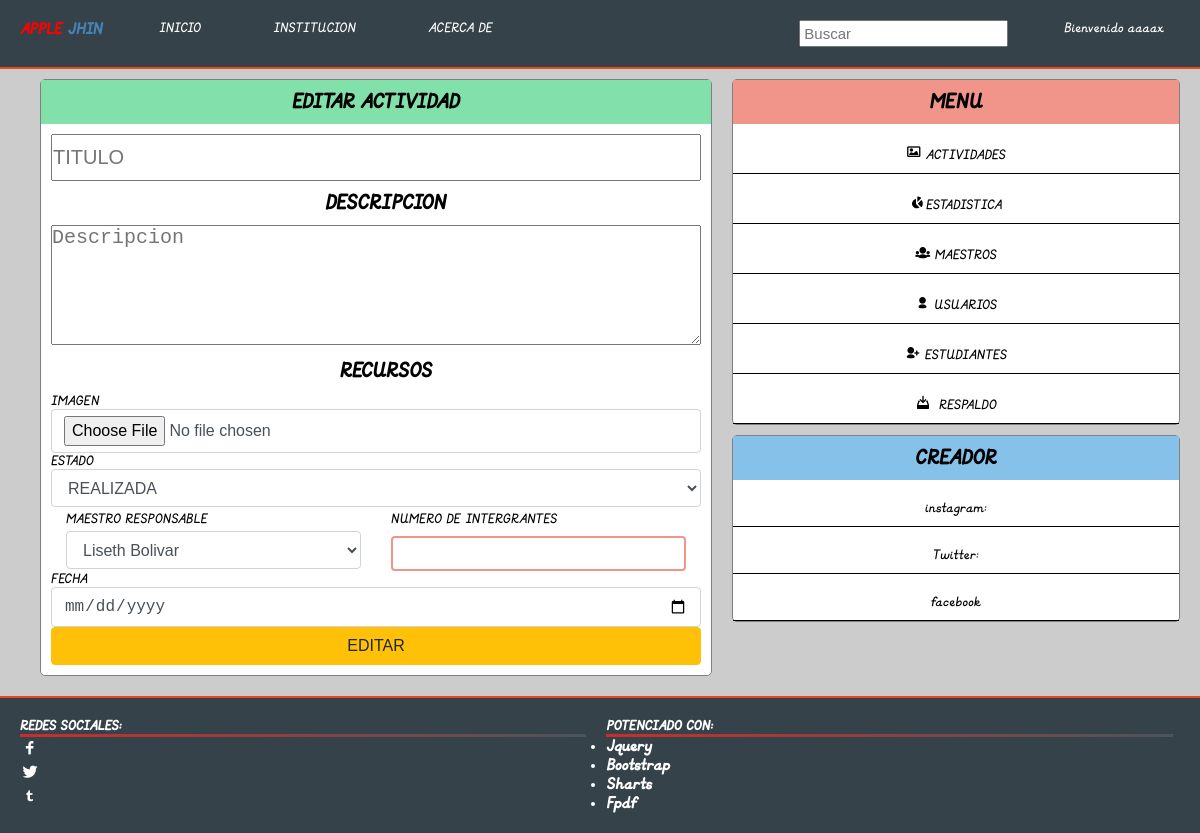
/perfil/editar_actividad.php?id=25342515 (signed in), run on an earlier commit of the app's database.
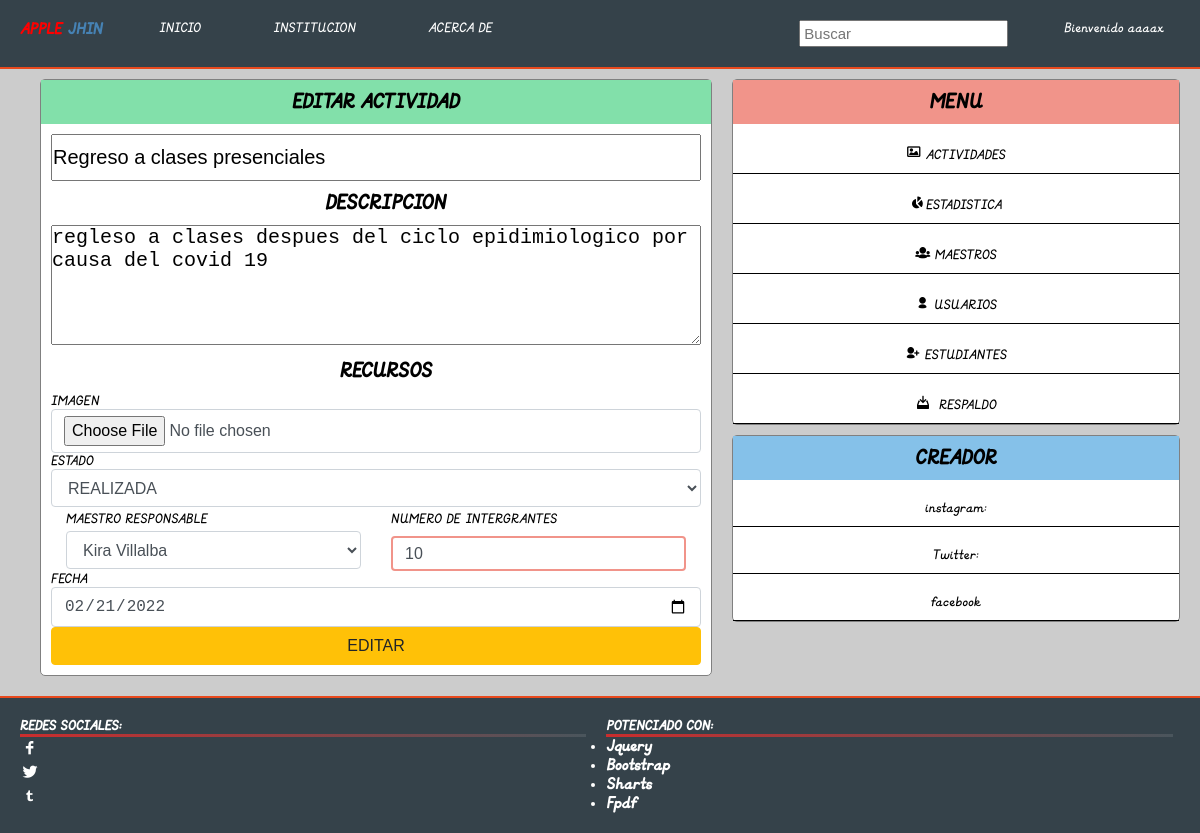
And on a later commit of the database.
### tables this page shows
CREATE TABLE `actividad` (
  `id_actividad` int(11) NOT NULL AUTO_INCREMENT,
  `nombre` varchar(62) NOT NULL,
  `tipo` varchar(59) NOT NULL,
  `descripcion` text NOT NULL,
  `fecha` varchar(56) NOT NULL,
  `imagen` varchar(300) NOT NULL,
  `idenm` int(250) NOT NULL,
  `maestro_r` varchar(250) NOT NULL,
  `num_integ` int(50) NOT NULL,
  PRIMARY KEY (`id_actividad`)
);

### php/maestros/conexion.php (called while the page is built, shortened)
<?php
	class conexions
	{
		private $host;
		private $user;
		private $password;
		private $database;
		function __construct(){
			$this->host 	= "localhost";
			$this->user 	= "root";
			$this->password = "";
			$this->database = "sanjose";
		}
		public function conectar(){
			$conexion = mysqli_connect($this->host, $this->user, $this->password, $this->database);
			return $conexion;
		}
	}
 ?>

### php/maestros/maestro.php (called while the page is built, shortened)
<?php
	include "conexion.php";
	class maestro
	{
		private $link;
		function __construct()
		{
			$this->conn  = new conexions();
			$this->link  = $this->conn->conectar();
		}
		public function getMaestro()
		{
			$query  = "SELECT * FROM maestro";
			$result = mysqli_query($this->link, $query);
			$data   = array();
			while ($data[] = mysqli_fetch_assoc($result));
			rsort($data);
			array_pop($data);
			return $data;
		}
	}
?>

### php/actividades/conexion.php (called while the page is built, shortened)
<?php
	class conexion
	{
		private $host;
		private $user;
		private $password;
		private $database;
		function __construct(){
			$this->host 	= "localhost";
			$this->user 	= "root";
			$this->password = "";
			$this->database = "sanjose";
		}
		public function conectar(){
			$conexion = mysqli_connect($this->host, $this->user, $this->password, $this->database);
			return $conexion;
		}
	}
 ?>

### php/actividades/actividad.php (called while the page is built, shortened)
<?php
	require "conexion.php";
	class actividad
	{
		public $link;
		function __construct()
		{
			$this->conn  = new conexion();
			$this->link  = $this->conn->conectar();
		}
				public function getActividadById($id=NULL)
		{
			if (!empty($id))
			{
				$query  = "SELECT * FROM actividad WHERE idenm =" .$id;
				$result = mysqli_query($this->link, $query);
				$data   = array();
  				while ($data[] = mysqli_fetch_assoc($result));
  				array_pop($data);
				return $data;
			}
			else{
				return false;
			}
		}
		}
?>

### perfil/editar_actividad.php (the view, shortened to what the changed rows need)
	<?php
			include "../php/maestros/maestro.php";
			$maestro = new maestro;
			$maestro = $maestro->getMaestro();
		include "../php/actividades/actividad.php";
		$actividad = new actividad();
		$id = isset($_GET['id'])?$_GET['id']:NULL;
		$actividades = $actividad->getActividadById($id);
		$nombre 	   = '';
		$descripcion   = '';
		$fecha         = '';
		$imagen        = '';
		$integrant     = '';
		if ($actividades) {
			$nombre      = $actividades[0]['nombre'];
			$descripcion = $actividades[0]['descripcion'];
			$fecha       = $actividades[0]['fecha'];
			$imagen      = $actividades[0]['imagen'];
			$integrant   = $actividades[0]['num_integ'];
		}
?>
	<!DOCTYPE html>
	<html>
	<head>
		<link rel="stylesheet" type="text/css" href="../css/estilos.css">
		<link rel="stylesheet" type="text/css" href="../css/bootstrap.css">
	</head>
	<body style="background-color: rgba(0,0,0,0.2);">
		<?php include "../php/acceso2.php"; ?>
		<main class="container" style="display: flex; background-color: rgba(0,0,0,0);">
			<div class="wall-x" >
					<div class="title-m">
					<h2>EDITAR ACTIVIDAD</h2>
				</div>
					<div class="post-l">
						<form action="../php/actividades/actividad_controler.php?id=<?=$_GET['id'];?>" method="POST" enctype="multipart/form-data" id = "registro1">
							<input type="text" name="nombre" class="titulo" placeholder="TITULO" value="<?=$nombre;?>">
							<h2>DESCRIPCION</h2>
							<textarea placeholder="Descripcion" name="descripcion" style="max-width: 100%;"><?=$descripcion;?></textarea>
							<h2>RECURSOS</h2>
							IMAGEN
							<input type="file" name="imagen" class="form-control" value="../php/actividades/<?=$imagen;?>">ESTADO<br>
							<select name="estado" class="form-control"> <br>
								<option value="REALIZADA">REALIZADA</option>
								<option value="DESCARTADA">DESCARTADA</option><br>
							</select>
										<div style="width: 100%; display: flex; flex-wrap: wrap;">
								<div class="col-md-6">
							<label class="col-form-label">MAESTRO RESPONSABLE</label>
							<select name="maestro" class="form-control">
								<?php foreach ($maestro as $column => $value) {?>
								<option value="<?=$value['nombres'] ." " .$value['apellidos'];?>"><?=$value['nombres'] ." " .$value['apellidos'];?></option>
								<?php } ?>
							</select>
						</div>
							<div class="col-md-6">
							<label class="col-form-label">NUMERO DE INTERGRANTES</label>
							<input type="number" name="integrantes" value="<?=$integrant;?>" class="form-control">
							</div>
						</div>
							</select>FECHA
							<input type="date" name="fecha" class="form-control" value="<?=$fecha;?>">
							<input type="submit" name="editar" value="EDITAR" class="btn btn-warning" style="width: 100%;">
						</form>
					</div>
				</div>
				<div style="width: 40%;" class="raro">
			<div class="wall-s">
				<div class="title-m">
					<h2>MENU</h2>
				</div>
				</div>
			<div class="wall-sc">
				<div class="title-m">
					<h2>CREADOR</h2>
				</div>
				</div>
			</div>
		</main>
</body>
</html>

What changed in the data, as far as the page shows it:
added actividad: nombre "Regreso a clases presenciales", descripcion "regleso a clases despues del ciclo epidimiologico por causa del covid 19", integrantes "10", fecha "02/21/2022"
Also different on the page:
form field maestro: "Liseth Bolivar" → "Kira Villalba"
